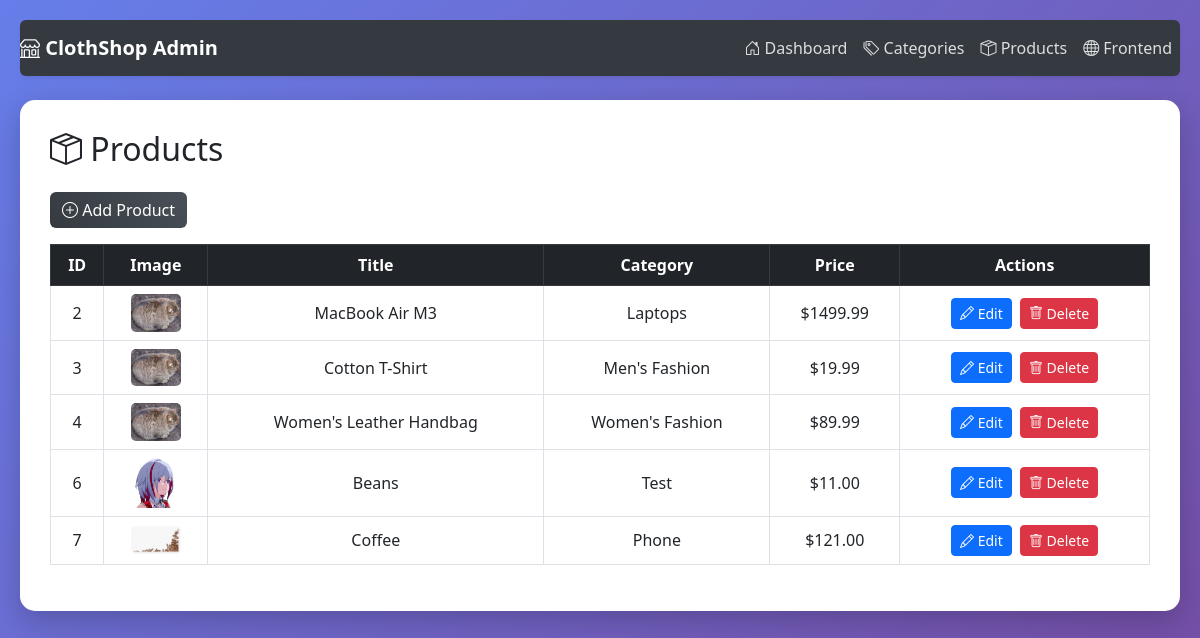
/admin/products, run on the app's committed database.
### models/category.py (models this page shows, shortened)
class Product(db.Model):
    __tablename__ = 'product'
    id = db.Column(db.Integer, primary_key=True)
    title = db.Column(db.String(200), nullable=False)
    price = db.Column(db.Float, nullable=False)
    description = db.Column(db.Text, nullable=False)
    image = db.Column(db.String(255))
    category_id = db.Column(db.Integer, db.ForeignKey('category.id'), nullable=False)

class Category(db.Model):
    __tablename__ = 'category'
    id = db.Column(db.Integer, primary_key=True)
    name = db.Column(db.String(50), nullable=False, unique=True)
    parent_id = db.Column(db.Integer, db.ForeignKey('category.id'), nullable=True)
    parent = db.relationship('Category', remote_side=[id], backref=db.backref('children', lazy=True))
    products = db.relationship('Product', backref='category', lazy=True)

### routes/products.py (the view)
@app.route('/admin/products')
def list_products():
    products = Product.query.all()
    return render_template('admin/products.html', products=products)

### routes/products.py (called while the page is built)
@app.context_processor
def inject_categories():
    categories = Category.query.all()
    return dict(nav_categories=categories)

### templates/admin/products.html
{% extends "admin/base.html" %}
{% block content %}
<h2 class="mb-4"><i class="bi bi-box-seam"></i> Products</h2>
<a href="{{ url_for('add_product') }}" class="btn btn-dark mb-3"><i class="bi bi-plus-circle"></i> Add Product</a>
<div class="table-responsive">
    <table class="table table-hover table-bordered align-middle text-center">
        <thead class="table-dark">
            <tr>
                <th>ID</th>
                <th>Image</th>
                <th>Title</th>
                <th>Category</th>
                <th>Price</th>
                <th>Actions</th>
            </tr>
        </thead>
        <tbody>
            {% for p in products %}
            <tr>
                <td>{{ p.id }}</td>
                <td>
                    {% if p.image %}
                        <img src="{{ url_for('static', filename='products/' + p.image) }}" alt="Product Image" style="max-height: 50px; max-width: 50px; object-fit: cover; border-radius: 5px;">
                    {% else %}
                        <i class="bi bi-image text-muted" style="font-size: 2rem;"></i>
                    {% endif %}
                </td>
                <td>{{ p.title }}</td>
                <td>{{ p.category.name }}</td>
                <td>${{ "%.2f"|format(p.price) }}</td>
                <td>
                    <a href="{{ url_for('edit_product', id=p.id) }}" class="btn btn-sm btn-primary me-1"><i class="bi bi-pencil"></i> Edit</a>
                    <form method="POST" action="{{ url_for('delete_product', id=p.id) }}" style="display:inline;">
                        <button type="submit" class="btn btn-sm btn-danger" onclick="return confirm('Are you sure you want to delete this product?')"><i class="bi bi-trash"></i> Delete</button>
                    </form>
                </td>
            </tr>
            {% endfor %}
        </tbody>
    </table>
</div>
{% endblock %}

### templates/admin/base.html (style rules this page uses)
body { padding: 20px; font-family: 'Segoe UI', Tahoma, Geneva, Verdana, sans-serif; background: linear-gradient(135deg, #667eea 0%, #764ba2 100%); min-height: 100vh; }
table th, table td { vertical-align: middle; }
.btn-dark { background: linear-gradient(45deg, #343a40, #495057); border: none; transition: all 0.3s; }

### data on the page
Product: id "2", image (picture), title "MacBook Air M3", category.name "Laptops", price "1499.99"
Product: id "3", image (picture), title "Cotton T-Shirt", category.name "Men's Fashion", price "19.99"
Product: id "4", image (picture), title "Women's Leather Handbag", category.name "Women's Fashion", price "89.99"
Product: id "6", image (picture), title "Beans", category.name "Test", price "11.00"
Product: id "7", image (picture), title "Coffee", category.name "Phone", price "121.00"
